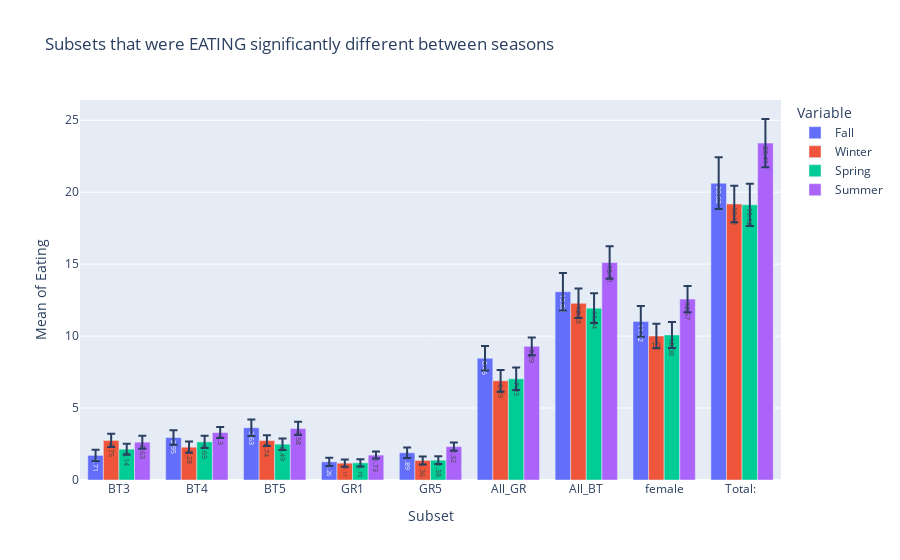

Here is the notebook cell this chart was saved with:
### Code cell
test = pd.DataFrame()
sig = ["BT3","BT4","BT5","GR1","GR5","All_GR","All_BT","female","Total: "]
column_names = ["season", "season2"]

for column in sig:
    compare = pd.DataFrame(columns = column_names)
    fall = st.t.interval(alpha=0.95, df=len(eat_fall[column])-1, loc=np.mean(eat_fall[column]), scale=st.sem(eat_fall[column],nan_policy='omit'))
    winter = st.t.interval(alpha=0.95, df=len(eat_winter[column])-1, loc=np.mean(eat_winter[column]), scale=st.sem(eat_winter[column],nan_policy='omit'))
    spring = st.t.interval(alpha=0.95, df=len(eat_spring[column])-1, loc=np.mean(eat_spring[column]), scale=st.sem(eat_spring[column],nan_policy='omit'))
    summer = st.t.interval(alpha=0.95, df=len(eat_summer[column])-1, loc=np.mean(eat_summer[column]), scale=st.sem(eat_summer[column],nan_policy='omit'))   
    for season in [fall, winter, spring, summer]:
        
        for season2 in [fall,winter, spring, summer]:
            if overlap(season[0],season[1],season2[0],season2[1])==False:
                if len(compare[((compare["season"]==namestr(season,globals())[0])&(compare["season2"]==namestr(season2,globals())[0]))|((compare["season"]==namestr(season2,globals())[0])&(compare["season2"]==namestr(season,globals())[0]))])==0:
                    new_row = pd.DataFrame({'season':namestr(season,globals())[0], 'season2':namestr(season2,globals())[0]}, index =[0]) 
                    compare = pd.concat([new_row, compare]).reset_index(drop = True) 
                    print(namestr(season,globals())[0],"and",namestr(season2,globals())[0], "are significantly different for",column)
                    #print(season, "and", season2, "are significantly different for",column)
                
    fall_mean = eat_fall[column].mean()
    winter_mean = eat_winter[column].mean()
    spring_mean = eat_spring[column].mean()
    summer_mean = eat_summer[column].mean()

    fall_error = (fall[1] - fall[0])/2
    winter_error = (winter[1] - winter[0])/2
    spring_error = (spring[1] - spring[0])/2
    summer_error = (summer[1] - summer[0])/2

    pd.Series()
    data = {'Variable':['Fall','Winter','Spring','Summer'], 'Mean':[fall_mean,winter_mean,spring_mean,summer_mean],'error':[fall_error,winter_error,spring_error,summer_error],'Subset':[column,column,column,column]} 
    data = pd.DataFrame(data)
    test = pd.concat([test, data])

test["Mean"] = round(test.Mean,2)
test["error"] = round(test.error,3)

px.bar(test, x = "Subset", y = "Mean", color = "Variable", hover_data = ["error"],error_y = "error", barmode = "group",text = "Mean" ,title = "Subsets that were EATING significantly different between seasons", labels = {"Mean":"Mean of Eating"})

### Figure 1 — Plotly figure (JSON) as saved in the notebook; plotly's stock layout.template omitted (floating-point values rounded to 4 significant figures)
{"data": [{"alignmentgroup": "True", "customdata": [[0.385], [0.508], [0.575], [0.293], [0.361], [0.857], [1.298], [1.07], [1.798]], "error_y": {"array": [0.385, 0.508, 0.575, 0.293, 0.361, 0.857, 1.298, 1.07, 1.798]}, "hovertemplate": "Variable=Fall<br>Subset=%{x}<br>Mean of Eating=%{text}<br>error=%{customdata[0]}<extra></extra>", "legendgroup": "Fall", "marker": {"color": "#636efa"}, "name": "Fall", "offsetgroup": "Fall", "orientation": "v", "showlegend": true, "text": [1.71, 2.95, 3.63, 1.26, 1.89, 8.46, 13.08, 11.02, 20.62], "textposition": "auto", "type": "bar", "x": ["BT3", "BT4", "BT5", "GR1", "GR5", "All_GR", "All_BT", "female", "Total: "], "xaxis": "x", "y": [1.71, 2.95, 3.63, 1.26, 1.89, 8.46, 13.08, 11.02, 20.62], "yaxis": "y"}, {"alignmentgroup": "True", "customdata": [[0.459], [0.395], [0.369], [0.249], [0.278], [0.758], [1.032], [0.854], [1.262]], "error_y": {"array": [0.459, 0.395, 0.369, 0.249, 0.278, 0.758, 1.032, 0.854, 1.262]}, "hovertemplate": "Variable=Winter<br>Subset=%{x}<br>Mean of Eating=%{text}<br>error=%{customdata[0]}<extra></extra>", "legendgroup": "Winter", "marker": {"color": "#EF553B"}, "name": "Winter", "offsetgroup": "Winter", "orientation": "v", "showlegend": true, "text": [2.75, 2.28, 2.74, 1.17, 1.36, 6.89, 12.28, 10, 19.18], "textposition": "auto", "type": "bar", "x": ["BT3", "BT4", "BT5", "GR1", "GR5", "All_GR", "All_BT", "female", "Total: "], "xaxis": "x", "y": [2.75, 2.28, 2.74, 1.17, 1.36, 6.89, 12.28, 10, 19.18], "yaxis": "y"}, {"alignmentgroup": "True", "customdata": [[0.387], [0.426], [0.401], [0.246], [0.27], [0.78], [1.038], [0.902], [1.471]], "error_y": {"array": [0.387, 0.426, 0.401, 0.246, 0.27, 0.78, 1.038, 0.902, 1.471]}, "hovertemplate": "Variable=Spring<br>Subset=%{x}<br>Mean of Eating=%{text}<br>error=%{customdata[0]}<extra></extra>", "legendgroup": "Spring", "marker": {"color": "#00cc96"}, "name": "Spring", "offsetgroup": "Spring", "orientation": "v", "showlegend": true, "text": [2.14, 2.65, 2.49, 1.19, 1.38, 7.03, 11.94, 10.08, 19.12], "textposition": "auto", "type": "bar", "x": ["BT3", "BT4", "BT5", "GR1", "GR5", "All_GR", "All_BT", "female", "Total: "], "xaxis": "x", "y": [2.14, 2.65, 2.49, 1.19, 1.38, 7.03, 11.94, 10.08, 19.12], "yaxis": "y"}, {"alignmentgroup": "True", "customdata": [[0.452], [0.39], [0.461], [0.242], [0.292], [0.619], [1.128], [0.918], [1.674]], "error_y": {"array": [0.452, 0.39, 0.461, 0.242, 0.292, 0.619, 1.128, 0.918, 1.674]}, "hovertemplate": "Variable=Summer<br>Subset=%{x}<br>Mean of Eating=%{text}<br>error=%{customdata[0]}<extra></extra>", "legendgroup": "Summer", "marker": {"color": "#ab63fa"}, "name": "Summer", "offsetgroup": "Summer", "orientation": "v", "showlegend": true, "text": [2.63, 3.3, 3.58, 1.73, 2.32, 9.29, 15.11, 12.57, 23.41], "textposition": "auto", "type": "bar", "x": ["BT3", "BT4", "BT5", "GR1", "GR5", "All_GR", "All_BT", "female", "Total: "], "xaxis": "x", "y": [2.63, 3.3, 3.58, 1.73, 2.32, 9.29, 15.11, 12.57, 23.41], "yaxis": "y"}], "layout": {"barmode": "group", "legend": {"title": {"text": "Variable"}, "tracegroupgap": 0}, "title": {"text": "Subsets that were EATING significantly different between seasons"}, "xaxis": {"anchor": "y", "domain": [0, 1], "title": {"text": "Subset"}}, "yaxis": {"anchor": "x", "domain": [0, 1], "title": {"text": "Mean of Eating"}}}}
